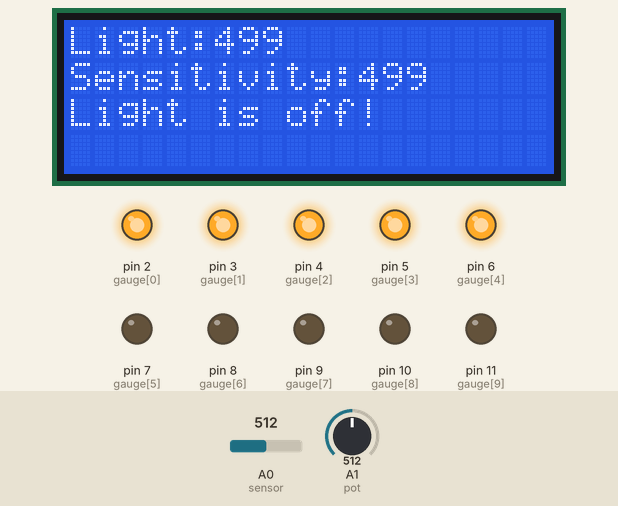
This sketch was run on a simulated Arduino Uno, built with avr-gcc and run on an emulated ATmega328P. Shown: 20×4 character LCD, output pins drawn as LEDs (lit = HIGH). The inputs (shaded band) are chosen by the test bench; at power-on: A0 (sensor) = 512, A1 (pot) = 512. What the sketch prints to the serial monitor is not drawn.

Above: at 6.3 s.
6.4 s: A0 (sensor) set to 521
At 7.4 s:
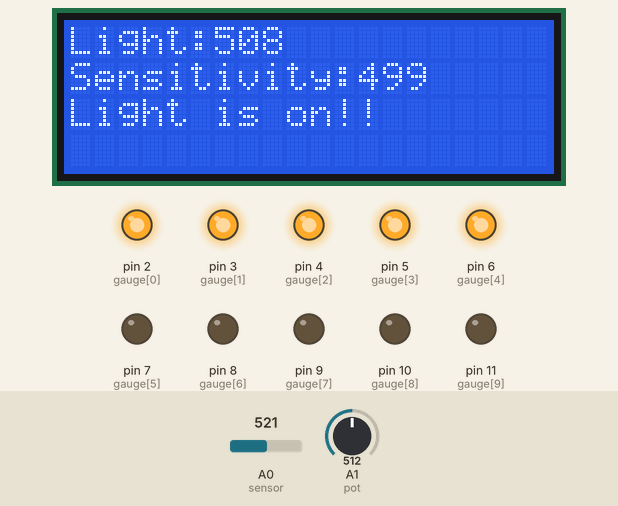
7.9 s: A0 (sensor) set to 306
At 9.1 s:
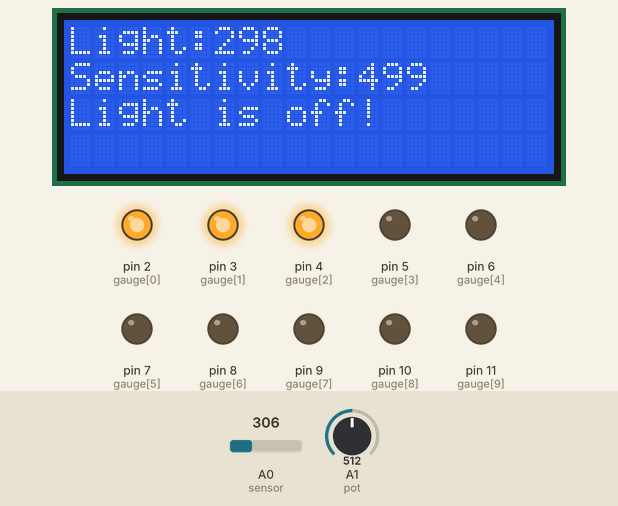
9.4 s: A1 (pot) set to 324
At 10.6 s:
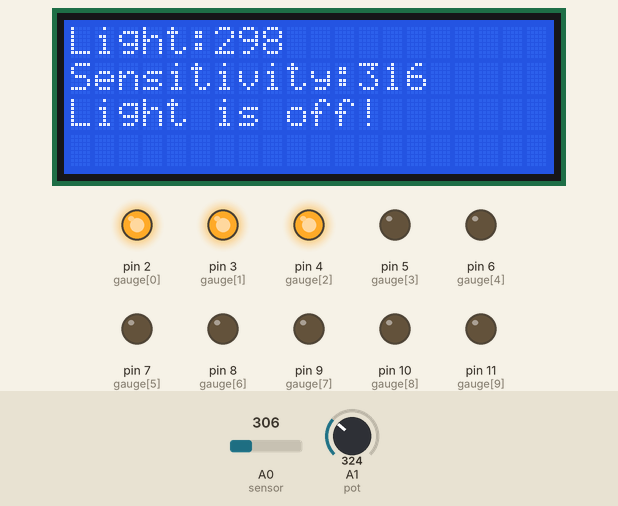
11.0 s: A1 (pot) set to 289
At 11.8 s:
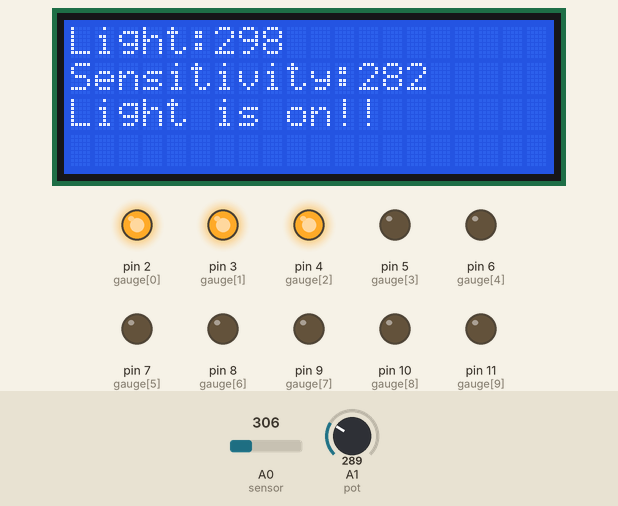
12.5 s: A0 (sensor) set to 274
At 13.7 s:
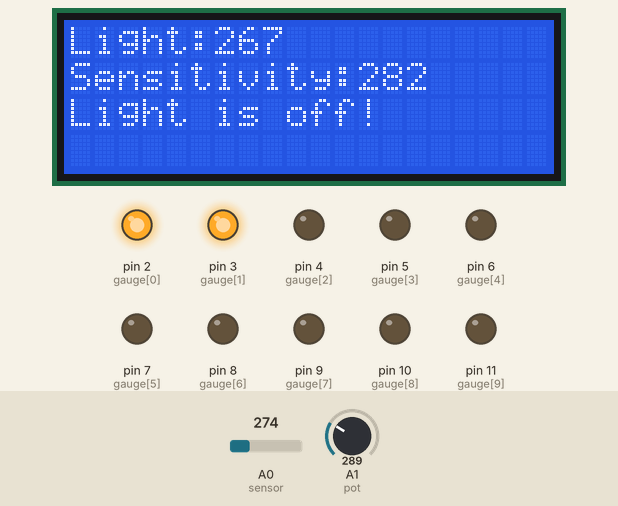
14.0 s: A0 (sensor) set to 716
At 15.0 s:
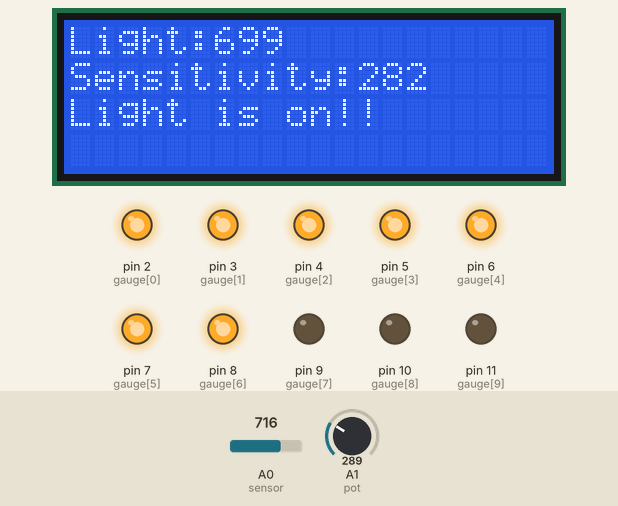
Timing chart, 0 to 16.6 s (numbered marks = the images above; inputs shaded):
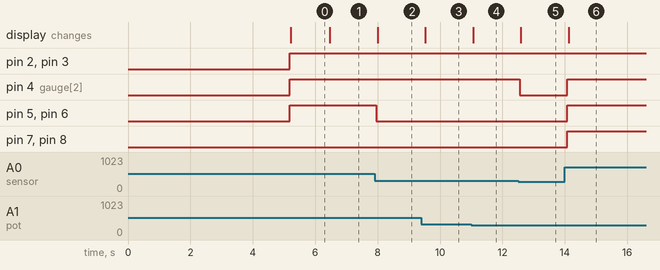

The sketch:

PhotoRes_Gauge_LCD_Pot.ino
```cpp
// Circuit for Photoresistor
// GND --- 10k --- A0 --- PhotoResistor --- 5V

//YWROBOT
//Compatible with the Arduino IDE 1.0
//Library version:1.1
#include <Wire.h>
#include <LiquidCrystal_I2C.h>

LiquidCrystal_I2C lcd(0x3F,20,4);  // set the LCD address to 0x27 for a 16 chars and 2 line display

int gauge[] = {2, 3, 4, 5, 6, 7, 8, 9, 10, 11};
int bars = sizeof(gauge) / sizeof(int);
int sensor = A0;
int pot = A1;

void setup() {
  // Need to initiate
  Serial.begin(9600);
  // put your setup code here, to run once:
  for (int i; i < bars; i++) {
    pinMode(gauge[i], OUTPUT);
  }
  pinMode(sensor, INPUT);
  pinMode(pot, INPUT);
  lcd.init();                      // initialize the lcd
  lcd.init();
  // Print a message to the LCD.
  lcd.backlight();
  lcd.setCursor(0,0);
  lcd.print("Welcome to ");
  lcd.setCursor(0,1);
  lcd.print("Light Logger V0.10!");
  lcd.setCursor(0,2);
  lcd.print("Created by:");
  lcd.setCursor(0,3);
  lcd.print("Kai Zhou");
  delay(5000);
  lcd.clear();
}

void loop() {
  // put your main code here, to run repeatedly:
  Serial.print("Sensor Reading: ");
  Serial.println(analogRead(sensor));
  int intensity = map(analogRead(sensor), 100, 1000, 0, 9);
  for (int i; i < bars; i++) {
    if (i <= intensity) {
      digitalWrite(gauge[i], HIGH);
    }
    else {
      digitalWrite(gauge[i], LOW);
    }
  }
  int sensor_read = map(analogRead(sensor), 0, 1023, 0, 999);
  int pot_read = map(analogRead(pot), 0, 1023, 0, 999);
  // Write to the LCD
  lcd.setCursor(0,0);
  lcd.print("Light:");
  lcd.setCursor(6,0);
  lcd.print(sensor_read);
  lcd.setCursor(0,1);
  lcd.print("Sensitivity:");
  lcd.setCursor(12,1);
  lcd.print(pot_read);
  lcd.setCursor(0,2);
  if (sensor_read > pot_read) {
     lcd.print("Light is on!");
  }
  else {
    lcd.print("Light is off!");
  }
  delay(100);
}
```

Measured:
- the behaviour switches between 512 and 513 on A0 (sensor) (found by bisection; images 0 and 1)
- the behaviour switches between 306 and 305 on A1 (pot) (found by bisection; images 3 and 4)
- the behaviour switches between 290 and 289 on A0 (sensor) (found by bisection; images 4 and 5)
- after the input at 6.4 s, the display: changes after 0.07 s (image 1)
- after the input at 7.9 s, pin 5 (gauge[3]), pin 6 (gauge[4]): HIGH → LOW after 0.06 s; the display: changes after 0.10 s (image 2)
- after the input at 9.4 s, the display: changes after 0.13 s (image 3)
- after the input at 11.0 s, the display: changes after 0.06 s (image 4)
- after the input at 12.5 s, pin 4 (gauge[2]): HIGH → LOW after 0.05 s; the display: changes after 0.09 s (image 5)
- after the input at 14.0 s, pin 4 (gauge[2]), pin 5 (gauge[3]), pin 6 (gauge[4]), pin 7 (gauge[5]), pin 8 (gauge[6]): LOW → HIGH after 0.08 s; the display: changes after 0.12 s (image 6)
